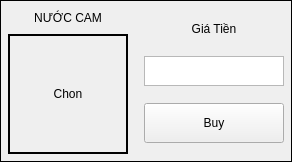
                 <widget class="QFrame" name="frame_24">
                  <property name="frameShape">
                   <enum>QFrame::Box</enum>
                  </property>
                  <layout class="QHBoxLayout" name="horizontalLayout_23">
                   <property name="leftMargin">
                    <number>2</number>
                   </property>
                   <property name="topMargin">
                    <number>2</number>
                   </property>
                   <property name="rightMargin">
                    <number>2</number>
                   </property>
                   <property name="bottomMargin">
                    <number>2</number>
                   </property>
                   <item>
                    <widget class="QFrame" name="frame_25">
                     <property name="sizePolicy">
                      <sizepolicy hsizetype="Expanding" vsizetype="Preferred">
                       <horstretch>0</horstretch>
                       <verstretch>0</verstretch>
                      </sizepolicy>
                     </property>
                     <property name="frameShape">
                      <enum>QFrame::NoFrame</enum>
                     </property>
                     <layout class="QVBoxLayout" name="verticalLayout_41">
                      <property name="leftMargin">
                       <number>5</number>
                      </property>
                      <property name="topMargin">
                       <number>5</number>
                      </property>
                      <property name="rightMargin">
                       <number>5</number>
                      </property>
                      <property name="bottomMargin">
                       <number>5</number>
                      </property>
                      <item>
                       <widget class="QLabel" name="nameID7">
                        <property name="sizePolicy">
                         <sizepolicy hsizetype="Expanding" vsizetype="Maximum">
                          <horstretch>0</horstretch>
                          <verstretch>0</verstretch>
                         </sizepolicy>
                        </property>
                        <property name="minimumSize">
                         <size>
                          <width>20</width>
                          <height>20</height>
                         </size>
                        </property>
                        <property name="maximumSize">
                         <size>
                          <width>5000</width>
                          <height>60</height>
                         </size>
                        </property>
                        <property name="frameShape">
                         <enum>QFrame::Box</enum>
                        </property>
                        <property name="lineWidth">
                         <number>0</number>
                        </property>
                        <property name="text">
                         <string>NƯỚC CAM</string>
                        </property>
                        <property name="alignment">
                         <set>Qt::AlignCenter</set>
                        </property>
                       </widget>
                      </item>
                      <item>
                       <widget class="QLabel" name="imageID7">
                        <property name="sizePolicy">
                         <sizepolicy hsizetype="Expanding" vsizetype="Maximum">
                          <horstretch>0</horstretch>
                          <verstretch>0</verstretch>
                         </sizepolicy>
                        </property>
                        <property name="minimumSize">
                         <size>
                          <width>120</width>
                          <height>120</height>
                         </size>
                        </property>
                        <property name="maximumSize">
                         <size>
                          <width>5000</width>
                          <height>250</height>
                         </size>
                        </property>
                        <property name="frameShape">
                         <enum>QFrame::Box</enum>
                        </property>
                        <property name="lineWidth">
                         <number>2</number>
                        </property>
                        <property name="text">
                         <string>Chon</string>
                        </property>
                        <property name="alignment">
                         <set>Qt::AlignCenter</set>
                        </property>
                       </widget>
                      </item>
                     </layout>
                    </widget>
                   </item>
                   <item>
                    <widget class="QFrame" name="frame_26">
                     <property name="maximumSize">
                      <size>
                       <width>150</width>
                       <height>16777215</height>
                      </size>
                     </property>
                     <layout class="QVBoxLayout" name="verticalLayout_42">
                      <property name="leftMargin">
                       <number>5</number>
                      </property>
                      <property name="topMargin">
                       <number>5</number>
                      </property>
                      <property name="rightMargin">
                       <number>5</number>
                      </property>
                      <property name="bottomMargin">
                       <number>5</number>
                      </property>
                      <item>
                       <widget class="QLabel" name="imageAc_27">
                        <property name="sizePolicy">
                         <sizepolicy hsizetype="Maximum" vsizetype="Maximum">
                          <horstretch>0</horstretch>
                          <verstretch>0</verstretch>
                         </sizepolicy>
                        </property>
                        <property name="minimumSize">
                         <size>
                          <width>20</width>
                          <height>20</height>
                         </size>
                        </property>
                        <property name="maximumSize">
                         <size>
                          <width>150</width>
                          <height>20</height>
                         </size>
                        </property>
                        <property name="frameShape">
                         <enum>QFrame::Box</enum>
                        </property>
                        <property name="lineWidth">
                         <number>0</number>
                        </property>
                        <property name="text">
                         <string>Giá Tiền</string>
                        </property>
                        <property name="alignment">
                         <set>Qt::AlignCenter</set>
                        </property>
                       </widget>
                      </item>
                      <item>
                       <widget class="QTextEdit" name="totalCoinID7">
                        <property name="maximumSize">
                         <size>
                          <width>500</width>
                          <height>30</height>
                         </size>
                        </property>
                        <property name="readOnly">
                         <bool>true</bool>
                        </property>
                       </widget>
                      </item>
                      <item>
                       <widget class="QPushButton" name="btnBuyID7">
                        <property name="sizePolicy">
                         <sizepolicy hsizetype="Expanding" vsizetype="Fixed">
                          <horstretch>0</horstretch>
                          <verstretch>0</verstretch>
                         </sizepolicy>
                        </property>
                        <property name="minimumSize">
                         <size>
                          <width>0</width>
                          <height>40</height>
                         </size>
                        </property>
                        <property name="text">
                         <string>Buy</string>
                        </property>
                        <property name="ID" stdset="0">
                         <number>7</number>
                        </property>
                        <attribute name="buttonGroup">
                         <string notr="true">buy_buttonGroup</string>
                        </attribute>
                       </widget>
                      </item>
                     </layout>
                    </widget>
                   </item>
                  </layout>
                 </widget>
